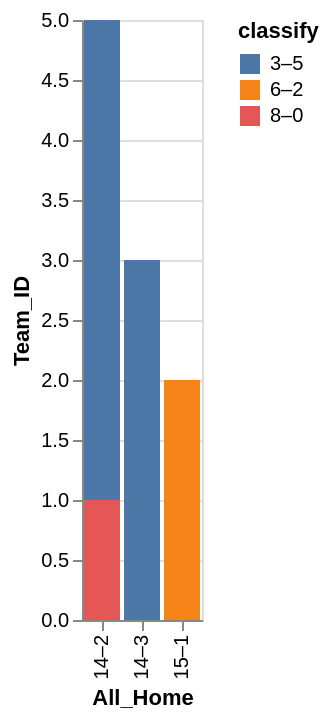

The Vega-Lite source for this figure:
### Vega-Lite specification from a JSON file in a GitHub repository (floating-point values rounded to 4 significant figures)
{"data": {"values": [{"x_data": "14–2", "y_data": 4, "classify": "3–5"}, {"x_data": "14–3", "y_data": 3, "classify": "3–5"}, {"x_data": "15–1", "y_data": 0, "classify": "3–5"}, {"x_data": "14–2", "y_data": 0, "classify": "6–2"}, {"x_data": "14–3", "y_data": 0, "classify": "6–2"}, {"x_data": "15–1", "y_data": 2, "classify": "6–2"}, {"x_data": "14–2", "y_data": 1, "classify": "8–0"}, {"x_data": "14–3", "y_data": 0, "classify": "8–0"}, {"x_data": "15–1", "y_data": 0, "classify": "8–0"}]}, "mark": "bar", "encoding": {"x": {"field": "x_data", "type": "nominal", "title": "All_Home", "sort": {"op": "sum", "field": "y_data", "order": "descending"}}, "y": {"field": "y_data", "type": "quantitative", "title": "Team_ID"}, "color": {"field": "classify"}}}
